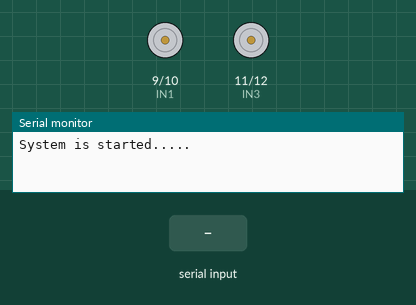
Simulated run of this sketch. Board: Arduino Uno, built with avr-gcc and run on an emulated ATmega328P. Parts: motor-driver pin pairs drawn as motors (green arrow = first pin HIGH = forward, orange = second pin HIGH = backward, longer = more drive), the last lines printed to the serial monitor. Inputs (shaded band) come from the test bench.

Above: at 1.2 s.
1.3 s: "a" received over Serial
At 2.5 s:
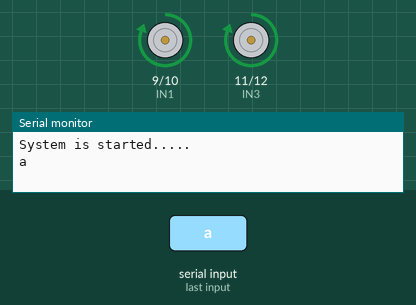
2.8 s: "c" received over Serial
At 3.7 s:
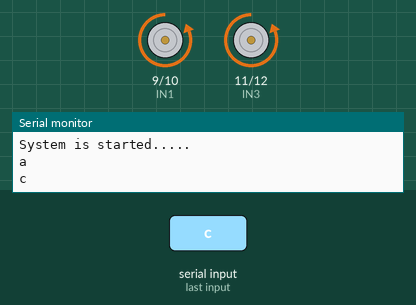
4.3 s: "h" received over Serial
At 4.8 s:
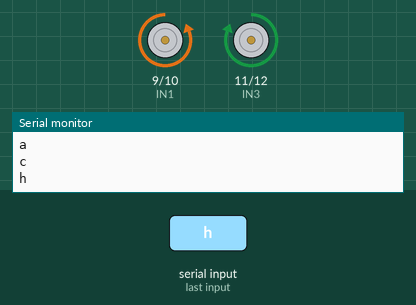
5.8 s: "f" received over Serial
At 7.0 s:
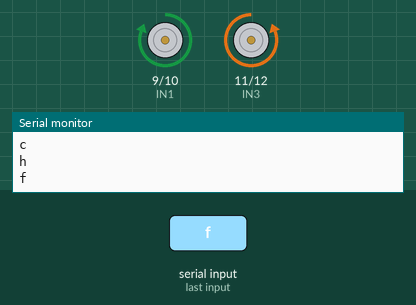
7.3 s: "d" received over Serial
At 8.3 s:
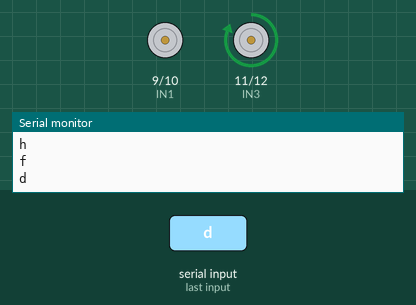
8.8 s: "b" received over Serial
At 9.4 s:
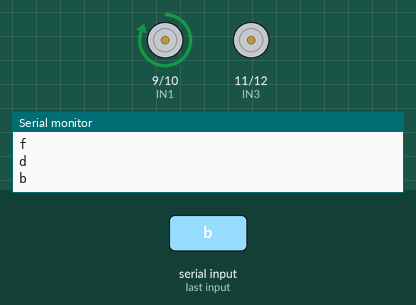
Timing chart, 0 to 11.3 s (numbered marks = the images above; inputs shaded):
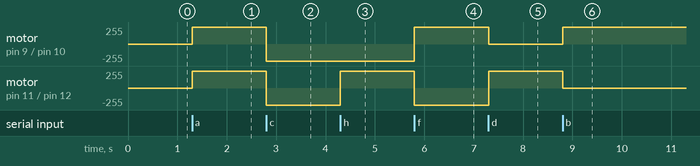

The sketch:

4x4_NanoBLE_4__April_2020.ino
```cpp
char data = 0;

#define IN1 9
#define IN2 10
#define IN3 11
#define IN4 12

void setup()
{
  pinMode(IN1, OUTPUT);
  pinMode(IN2, OUTPUT);
  pinMode(IN3, OUTPUT);
  pinMode(IN4, OUTPUT);

  Serial.begin(9600);
  Serial.println("System is started.....");

}

void loop()
{
  if(Serial.available() > 0)
   {
      data = Serial.read();
      Serial.println(data);

      if(data == 'a' || data =='e')
      {
        forward();
      }
      else if(data =='c' || data =='g')
      {

        back();
      }

      else if(data =='h')
      {

        left();
      }
      else if(data =='f')
      {

        right();
      }
      else if(data =='d')
      {

        halfleft();
      }
      else if(data =='b')
      {

        halfright();
      }
      else
      {
        stop();

      }
   }

//  forward();
//  delay(1000);
//  stop();
//  delay(1000);

}

void forward()
{
  digitalWrite(IN1, HIGH);//RIGHT MOTOR
  digitalWrite(IN2, LOW);
  digitalWrite(IN3, HIGH); // LEFT MOTOR
  digitalWrite(IN4, LOW);
}
void stop()
{
  digitalWrite(IN1, LOW);
  digitalWrite(IN2, LOW);
  digitalWrite(IN3, LOW);
  digitalWrite(IN4, LOW);
}
void back()
{
  digitalWrite(IN1, LOW);//RIGHT MOTOR
  digitalWrite(IN2, HIGH);
  digitalWrite(IN3, LOW); // LEFT MOTOR
  digitalWrite(IN4, HIGH);
}
void left()
{
   digitalWrite(IN1, LOW);//RIGHT MOTOR
  digitalWrite(IN2, HIGH);
  digitalWrite(IN3, HIGH); // LEFT MOTOR
  digitalWrite(IN4, LOW);
}
void right()
{

    digitalWrite(IN1, HIGH);//RIGHT MOTOR
  digitalWrite(IN2, LOW);
  digitalWrite(IN3, LOW); // LEFT MOTOR
  digitalWrite(IN4, HIGH);
}
void halfleft()
{
   digitalWrite(IN1, LOW);//RIGHT MOTOR
  digitalWrite(IN2, LOW);
  digitalWrite(IN3, HIGH); // LEFT MOTOR
  digitalWrite(IN4, LOW);
}
void halfright()
{

    digitalWrite(IN1, HIGH);//RIGHT MOTOR
  digitalWrite(IN2, LOW);
  digitalWrite(IN3, LOW); // LEFT MOTOR
  digitalWrite(IN4, LOW);
}
```

Measured:
- after the input at 1.3 s, motor on pin 9 (IN1) / pin 10 (IN2), motor on pin 11 (IN3) / pin 12 (IN4): stopped → forward 255/255 at once
- after the input at 2.8 s, motor on pin 9 (IN1) / pin 10 (IN2), motor on pin 11 (IN3) / pin 12 (IN4): forward 255/255 → backward 255/255 at once
- after the input at 4.3 s, motor on pin 11 (IN3) / pin 12 (IN4): backward 255/255 → forward 255/255 at once
- after the input at 5.8 s, motor on pin 9 (IN1) / pin 10 (IN2): backward 255/255 → forward 255/255 at once; motor on pin 11 (IN3) / pin 12 (IN4): forward 255/255 → backward 255/255 at once
- after the input at 7.3 s, motor on pin 9 (IN1) / pin 10 (IN2): forward 255/255 → stopped at once; motor on pin 11 (IN3) / pin 12 (IN4): backward 255/255 → forward 255/255 at once
- after the input at 8.8 s, motor on pin 9 (IN1) / pin 10 (IN2): stopped → forward 255/255 at once; motor on pin 11 (IN3) / pin 12 (IN4): forward 255/255 → stopped at once
